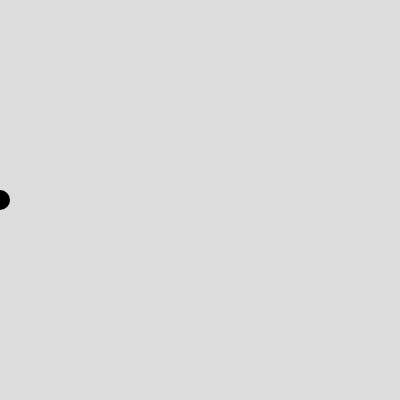
Frame 1 (no input)
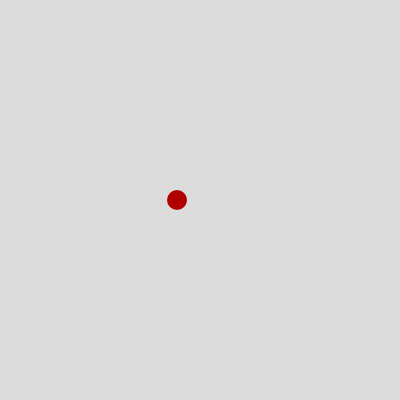
Frame 60 (no input)
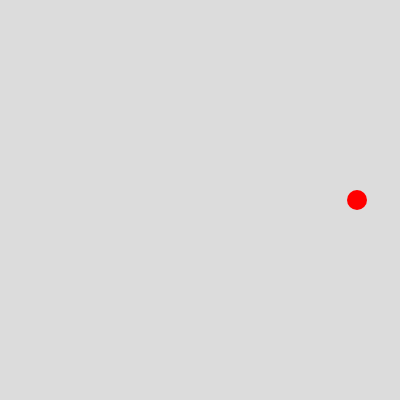
Frame 120 (the mouse pressed at the canvas centre since frame 60)

The p5.js sketch that drew these frames (run headless with seeded random() and noise() and a simulated clock; from frame 60 on, the mouse is pressed at the canvas centre):

// p5.js sketch
// ── sketch.js
let x = 0;
let speed = 3;

function setup() {
  createCanvas(400, 400);
}

function draw() {
  background(220);

  noStroke()
  fill(x, 0, 0)
  circle(x, 200, 20)

  if (x > width) {
    speed = -3;
  }

  else if (x < 0) {
    speed = 3;
  }

  x += speed;

}
